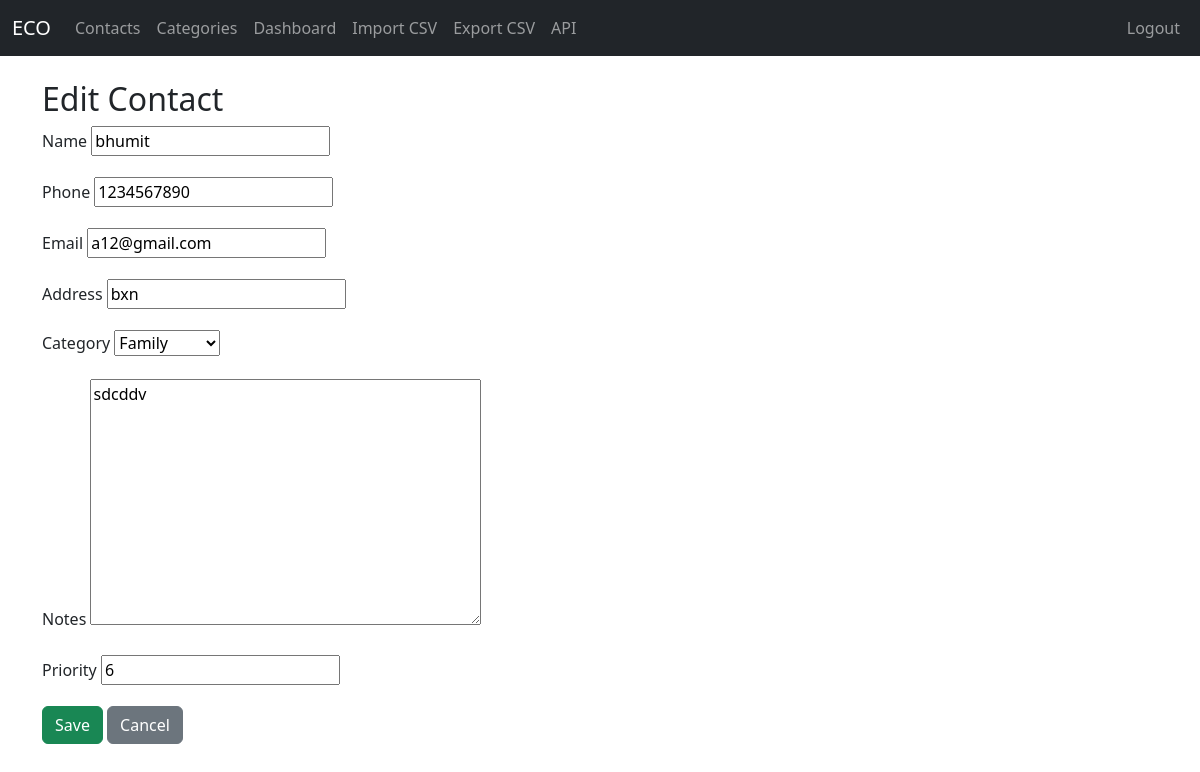
/contacts/5/edit/ (signed in), run on the app's committed database.
### contacts/models.py (models this page shows, shortened)
class Contact(models.Model):
    user = models.ForeignKey(User, on_delete=models.CASCADE)
    name = models.CharField(max_length=100)
    phone = models.CharField(max_length=20)
    email = models.EmailField(blank=True)
    address = models.CharField(max_length=255, blank=True)
    category = models.ForeignKey(Category, on_delete=models.SET_NULL, null=True, blank=True)
    notes = models.TextField(blank=True)
    priority = models.IntegerField(default=0)
    created_at = models.DateTimeField(auto_now_add=True)
    updated_at = models.DateTimeField(auto_now=True)

### contacts/views.py (the view)
# urls.py: path('contacts/<int:pk>/edit/', views.contact_edit, name='contact_edit'),
@login_required
def contact_edit(request, pk):
    contact = get_object_or_404(Contact, pk=pk, user=request.user)
    if request.method == 'POST':
        form = ContactForm(request.POST, instance=contact)
        if form.is_valid():
            form.save()
            messages.success(request, 'Contact updated!')
            return redirect('contact_list')
    else:
        form = ContactForm(instance=contact)
    return render(request, 'contacts/contact_form.html', {'form': form, 'contact': contact})

### contacts/forms.py
class ContactForm(forms.ModelForm):
    class Meta:
        model = Contact
        fields = ['name', 'phone', 'email', 'address', 'category', 'notes', 'priority']

### contacts/models.py (called while the page is built)
    def __str__(self):
        return self.name

### contacts/templates/contacts/contact_form.html (shortened to what this page needs)
{% extends 'contacts/base.html' %}
{% block content %}
<h2>{% if contact %}Edit{% else %}Add{% endif %} Contact</h2>
<form method="post">
    <div class="mb-3">
        <label for="id_name" class="form-label">Name</label>
        {{ form.name }}
    </div>
    <div class="mb-3">
        <label for="id_phone" class="form-label">Phone</label>
        {{ form.phone }}
    </div>
    <div class="mb-3">
        <label for="id_email" class="form-label">Email</label>
        {{ form.email }}
    </div>
    <div class="mb-3">
        <label for="id_address" class="form-label">Address</label>
        {{ form.address }}
    </div>
    <div class="mb-3">
        <label for="id_category" class="form-label">Category</label>
        {{ form.category }}
    </div>
    <div class="mb-3">
        <label for="id_notes" class="form-label">Notes</label>
        {{ form.notes }}
    </div>
    <div class="mb-3">
        <label for="id_priority" class="form-label">Priority</label>
        {{ form.priority }}
    </div>
    <button type="submit" class="btn btn-success">Save</button>
    <a href="/contacts/" class="btn btn-secondary">Cancel</a>
</form>
{% endblock %}

### data on the page
Contact: name "bhumit", phone "1234567890", email "a12@gmail.com", address "bxn", category "Family", notes "sdcddv", priority "6"
